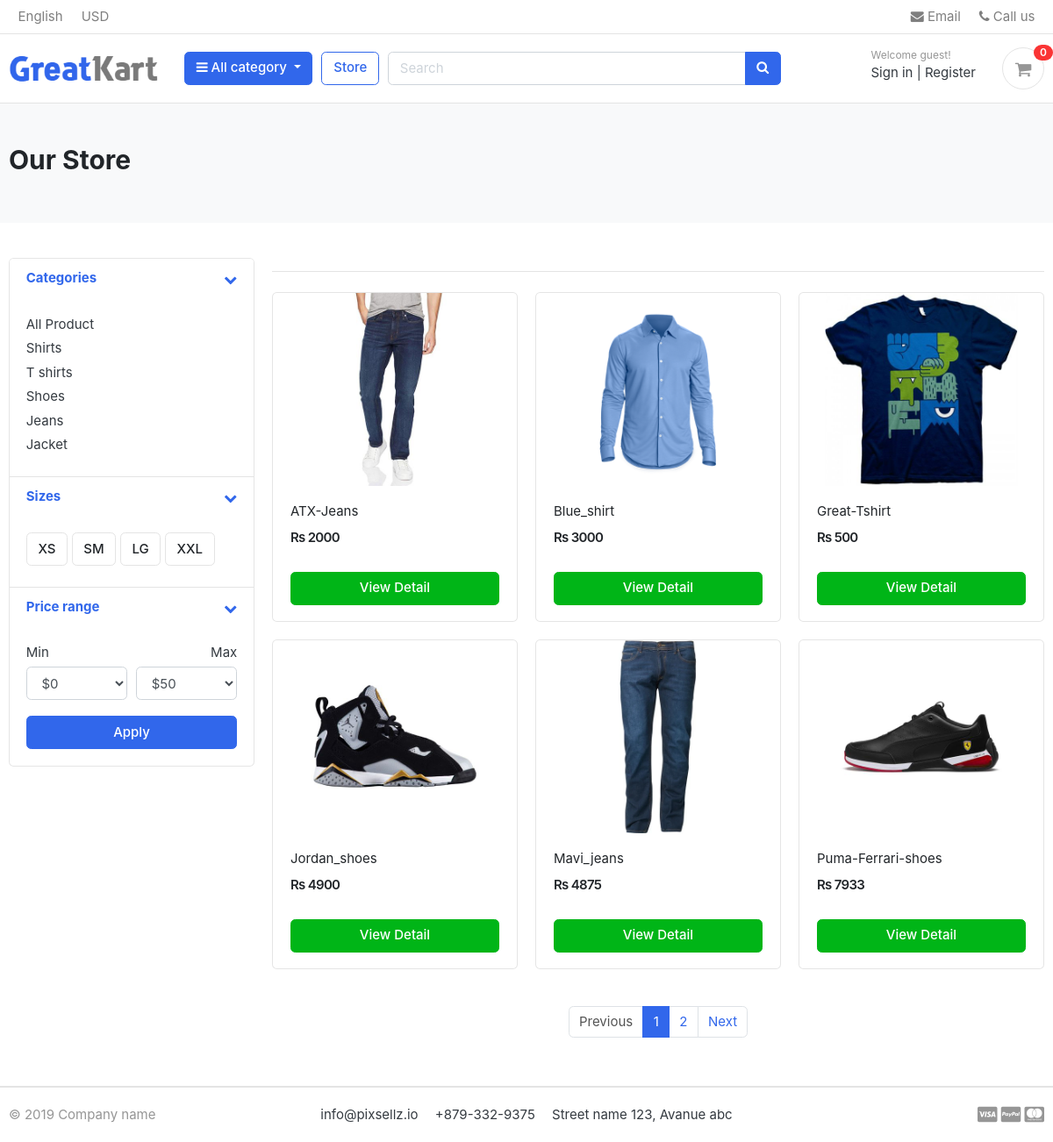
/store/, run on the app's committed database.
### category/models.py (models this page shows, shortened)
class Categorie(models.Model):
    category_name = models.CharField(max_length=100, unique=True)
    slug = models.SlugField(max_length=100, unique=True)
    description = models.TextField(max_length=200, blank=True)
    cat_image = models.ImageField(upload_to='photos/categories', blank=True)
    class Meta:
        verbose_name = ("Category")
        verbose_name_plural = ("Categories")

### store/models.py (models this page shows, shortened)
class Product(models.Model):
    product_name = models.CharField(max_length=100, unique=True)
    slug = models.SlugField(max_length=100)
    description = models.TextField(max_length=200, blank=True)
    image = models.ImageField(upload_to="photos/products")
    price = models.IntegerField()
    is_available = models.BooleanField(default=True)
    category = models.ForeignKey(Categorie, on_delete=models.CASCADE)
    created_date = models.DateTimeField(auto_now_add=True)
    modified_date = models.DateTimeField(auto_now=True)
    stock = models.IntegerField()

### store/views.py (the view)
# urls.py: path('store/', include('store.urls')),
def store(request):
    products = Product.objects.all()
    paginator = Paginator(products, 6)
    page_number = request.GET.get("page")
    product_page = paginator.get_page(page_number)
    return render(request, "store.html", {"products": product_page})

### carts/context_processor.py (called while the page is built)
def getQuantity(request):
    quantity = 0
    if request.user.is_authenticated:
        cart_items = CartItem.objects.filter(user=request.user, is_active=True)
    else:
        cart_id = _getCartId(request)
        try:
            cart = Cart.objects.get(cart_id=cart_id)
            cart_items = CartItem.objects.filter(cart=cart, is_active=True)
        except Cart.DoesNotExist:
            cart_items = CartItem.objects.none()  # no cart → no items
    quantity = sum(item.quantity for item in cart_items)
    return {'quantity': quantity}

### carts/views.py (called while the page is built)
def _getCartId(request):
    cart = request.session.session_key
    if not cart:
        cart = request.session.create()
    return cart

### category/category_processor.py (called while the page is built)
def menu_list(request):
    category_objects = Categorie.objects.all()
    return {'category_object':category_objects }

### store/templates/store.html (shortened to what this page needs)
{% extends "base.html" %} {% load static %} {% block content %}
<section class="section-pagetop bg">
  <div class="container">
    <h2 class="title-page">Our Store</h2>
  </div>
</section>
<section class="section-content padding-y">
  <div class="container">
    <div class="row">
      <aside class="col-md-3">
        <div class="card">
          <article class="filter-group">
            <header class="card-header">
              <a
                href="#"
                data-toggle="collapse"
                data-target="#collapse_1"
                aria-expanded="true"
                class=""
              >
                <i class="icon-control fa fa-chevron-down"></i>
                <h6 class="title">Categories</h6>
              </a>
            </header>
            <div class="filter-content collapse show" id="collapse_1" style="">
              <div class="card-body">
                <ul class="list-menu">
                  <li>
                    <a href="{% url 'store' %}">
                      All Product
                    </a>
                  </li>
                  {% for item in category_object %}
                  <li>
                    <a href="{% url 'category_detail' item.slug %}">
                      {{item.category_name}}
                    </a>
                  </li>
                  {% endfor %}
                </ul>
              </div>
            </div>
          </article>
          <article class="filter-group">
            <header class="card-header">
              <a
                href="#"
                data-toggle="collapse"
                data-target="#collapse_4"
                aria-expanded="true"
                class=""
              >
                <i class="icon-control fa fa-chevron-down"></i>
                <h6 class="title">Sizes</h6>
              </a>
            </header>
            <div class="filter-content collapse show" id="collapse_4" style="">
              <div class="card-body">
                <label class="checkbox-btn">
                  <span class="btn btn-light"> XS </span>
                </label>
                <label class="checkbox-btn">
                  <span class="btn btn-light"> SM </span>
                </label>
                <label class="checkbox-btn">
                  <span class="btn btn-light"> LG </span>
                </label>
                <label class="checkbox-btn">
                  <span class="btn btn-light"> XXL </span>
                </label>
              </div>
            </div>
          </article>
          <article class="filter-group">
            <header class="card-header">
              <a
                href="#"
                data-toggle="collapse"
                data-target="#collapse_3"
                aria-expanded="true"
                class=""
              >
                <i class="icon-control fa fa-chevron-down"></i>
                <h6 class="title">Price range</h6>
              </a>
            </header>
            <div class="filter-content collapse show" id="collapse_3" style="">
              <div class="card-body">
                <div class="form-row">
                  <div class="form-group col-md-6">
                    <label>Min</label>
                    <select class="mr-2 form-control">
                      <option value="0">$0</option>
                    </select>
                  </div>
                  <div class="form-group text-right col-md-6">
                    <label>Max</label>
                    <select class="mr-2 form-control">
                      <option value="50">$50</option>
                    </select>
                  </div>
                </div>
                <button class="btn btn-block btn-primary">Apply</button>
              </div>
            </div>
          </article>
        </div>
      </aside>
      <main class="col-md-9">
        <header class="border-bottom mb-4 pb-3">
        </header>
        <div class="row">
        {% if products %}
          {% for item in products %}
          <div class="col-md-4">
            <figure class="card card-product-grid">
              <div class="img-wrap">
                <a href="{% url 'product_detail' item.category.slug item.slug %}"><img src="{{item.image.url}}" /></a>
              </div>
              <figcaption class="info-wrap">
                <div class="fix-height">
                  <a href="{% url 'product_detail' item.category.slug item.slug %}" class="title"
                    >{{item.product_name}}</a
                  >
                  <div class="price-wrap mt-2">
                    <span class="price">Rs {{item.price}} </span>
                  </div>
                </div>
                <a href="{% url 'product_detail' item.category.slug item.slug %}" class="btn btn-block btn-success">View Detail </a>
              </figcaption>
            </figure>
          </div>
          {% endfor %}
        {% else %}
                        <div class="d-flex justify-content-center align-items-center w-100" style="height: 200px;">
                <h4>No Results Found</h4>
                </div>
        {% endif %}
        </div>
        {% if products.has_other_pages %}
                    <nav class="mt-4" aria-label="Pagination">
                                <ul class="pagination justify-content-center">
                                    {% if products.has_previous %}
                                        <li class="page-item">
                                            <a class="page-link" href="?q={{q}}&page={{ products.previous_page_number }}">Previous</a>
                                        </li>
                                    {% else %}
                                            <li class="page-item disabled">
                                                <span class="page-link">Previous</span>
                                            </li>
                                    {% endif %}
                                    {% for num in products.paginator.page_range %}
                                            {% if products.number == num %}
                                                <li class="page-item active">
                                                <span class="page-link">{{ num }}</span>
                                                </li>
                                            {% else %}
                                                <li class="page-item">
                                                <a class="page-link" href="?q={{q}}&page={{ num }}">{{ num }}</a>
                                                </li>
                                            {% endif %}
                                    {% endfor %}
                                    {% if products.has_next %}
                                            <li class="page-item">
                                                <a class="page-link" href="?q={{q}}&page={{ products.next_page_number }}">Next</a>
                                            </li>
                                    {% else %}
                                                <li class="page-item disabled">
                                                    <span class="page-link">Next</span>
                                                </li>
                                    {% endif %}
                                </ul>
                    </nav>
{% endif %}
      </main>
    </div>
  </div>
</section>
{% endblock %}

### static/css/ui.css (style rules this page uses)
html { font-family: "Inter", sans-serif; font-size: 15px; }
.img-wrap { text-align: center; display: block; }
.img-wrap img { max-width: 100%; }
.price-wrap { letter-spacing: -0.7px; }
.padding-y { padding-top: 40px; padding-bottom: 40px; }
figure { margin-bottom: 0; }
article:after, .form-group:after { display: block; clear: both; content: ""; }
.bg { background-color: #f8f9fa; }
.title-page { color: #212529; }
.btn-light { background-color: #fff; border-color: #e4e4e4; }
[class*=list-] li:after { visibility: hidden; display: block; content: ""; overflow: hidden; height: 0; clear: both; }
.list-menu { list-style: none; margin: 0; padding-left: 0; }
.list-menu li { margin-bottom: 5px; }
.list-menu a { color: #343a40; }
[class*=card-product] a.title { color: #212529; display: block; }
[class*=card-product] .img-wrap { overflow: hidden; position: relative; }
[class*=card-product] .img-wrap img { height: 100%; max-width: 100%; width: auto; display: inline-block; -o-object-fit: cover; object-fit: cover; }
.card-product-grid { margin-bottom: 20px; }
.card-product-grid .img-wrap { border-radius: 0.2rem 0.2rem 0 0; height: 220px; }
.card-product-grid .info-wrap { overflow: hidden; padding: 18px 20px; }
.card-product-grid .fix-height { height: 80px; overflow: hidden; }
.card .img-wrap { overflow: hidden; }
.price { font-weight: 600; color: #212529; }
.icon-control { margin-top: 5px; float: right; font-size: 80%; }
.card-header .title { margin-bottom: 0; line-height: 1.5; }
.filter-group { border-bottom: 1px solid #e4e4e4; }
.filter-group .card-header { border-bottom: 0; }
.filter-group:last-child { border-bottom: 0; }
.checkbox-btn { position: relative; }
.section-pagetop { padding: 45px 0; }

### data on the page
Categorie: category_name "Shirts"
Categorie: category_name "T shirts"
Categorie: category_name "Shoes"
Categorie: category_name "Jeans"
Categorie: category_name "Jacket"
Product: image (picture), product_name "ATX-Jeans", price "2000"
Product: image (picture), product_name "Blue_shirt", price "3000"
Product: image (picture), product_name "Great-Tshirt", price "500"
Product: image (picture), product_name "Jordan_shoes", price "4900"
Product: image (picture), product_name "Mavi_jeans", price "4875"
Product: image (picture), product_name "Puma-Ferrari-shoes", price "7933"

### other printed values
{{ quantity }} "0"
{{ num }} "1"
{{ num }} "2"
